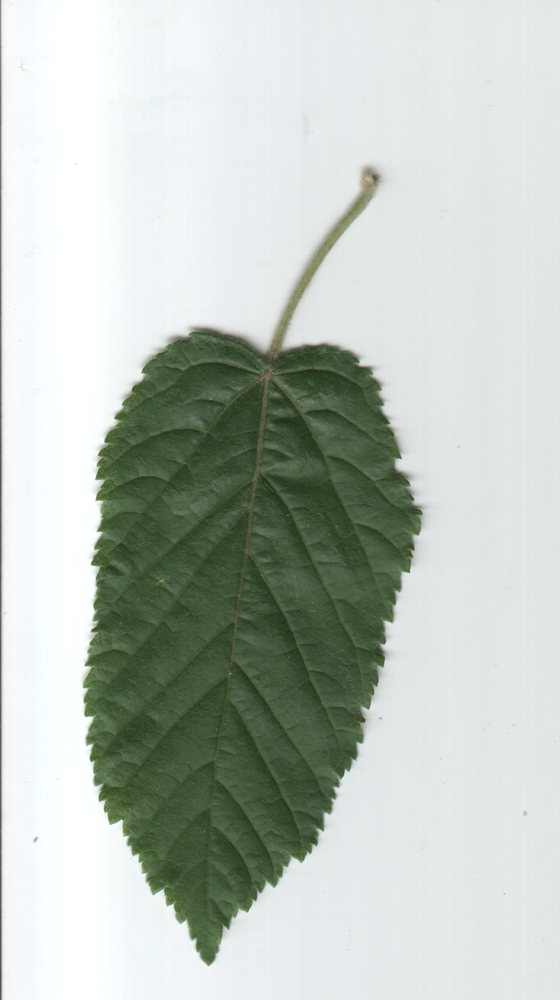
#> input picture data/datasets/leafs_unique_color/png/Acer_tataricum.png, 560 x 1000 px, shrunk from 742 x 1326 before the run
$ python -i preprocessing.py   (imports and definitions only)
#> lines starting #> are read from the running program, lines starting #| are printed output that depends on the picture; after the words box and inside, x2 and y2 are one past the last pixel; in counts of white or black regions, pixels touching at a corner belong together
"""Convert image into binary image."""

import cv2
import numpy as np

"""References: https://docs.opencv.org/4.x/d9/d61/tutorial_py_morphological_ops.html"""


def image_to_binary(path: str, save_path: str = None) -> np.ndarray:
    """
    Convert a leaf image with white background into a binary image.

    Leaf -> black (0), background -> white (255).

    Args:
        path (str): Path to input image
        save_path (str, optional): If given, save binary image to path

    Returns:
        np.ndarray: Binary image (uint8, 0/255)
    """
    img = cv2.imread(path)
#> img is the input picture: shape (1000, 560, 3); mean B, G, R 189.9, 197.1, 189.2
    if img is None:
        raise FileNotFoundError(f"Image not found: {path}")

    # Convert to HSV
    hsv = cv2.cvtColor(img, cv2.COLOR_BGR2HSV)
#> hsv: shape (1000, 560, 3); mean H, S, V 78.2, 27.2, 197.8

    # Define white background range
    lower_white = np.array([0, 0, 200], dtype=np.uint8)
    upper_white = np.array([180, 40, 255], dtype=np.uint8)

    # Mask white regions
    mask_white = cv2.inRange(hsv, lower_white, upper_white)
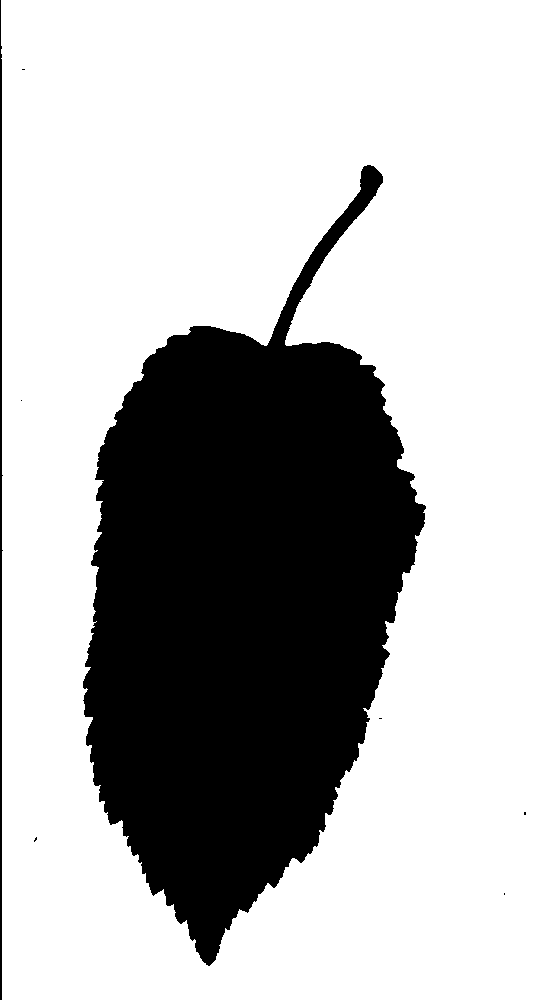
#> mask_white: shape (1000, 560); 72.1% white; 8 black regions (6 under 20 px), largest, box (x1, y1, x2, y2) and area: (83, 165, 426, 966) 154211, (0, 0, 3, 1000) 1950

    # Background = white (255), leaf = black (0)
    binary = mask_white.copy()

    # Morphological cleaning
    kernel = np.ones((5, 5), np.uint8)
    # Removing noise on our object, closing small holes
    binary = cv2.morphologyEx(binary, cv2.MORPH_CLOSE, kernel)
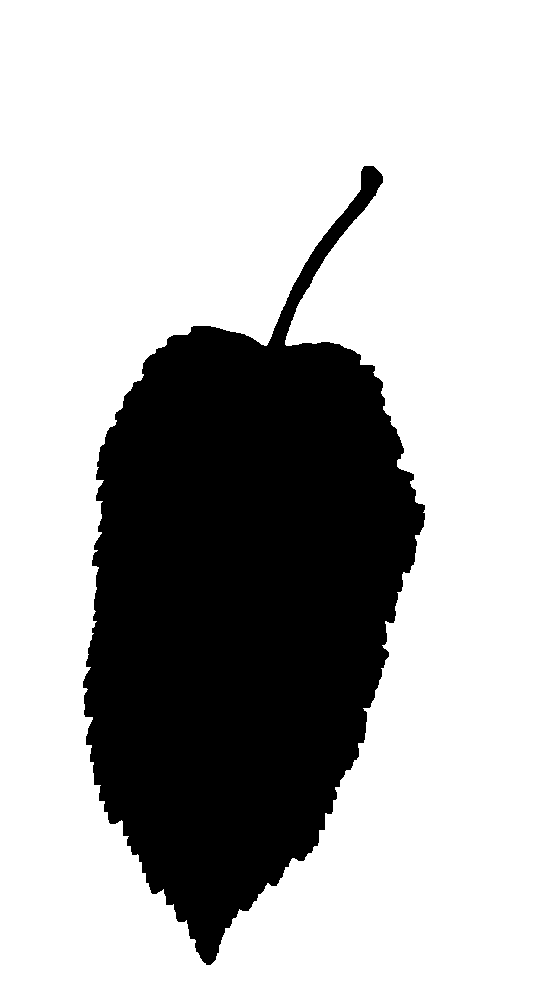
#> binary: shape (1000, 560); 72.5% white; 1 black region, box (x1, y1, x2, y2) and area: (83, 166, 425, 965) 153933
    # Removing background noise
    binary = cv2.morphologyEx(binary, cv2.MORPH_OPEN, kernel)
#> binary: shape (1000, 560); 72.5% white; 1 black region, box (x1, y1, x2, y2) and area: (83, 166, 425, 965) 154102

    # Save if requested
    if save_path:
        cv2.imwrite(save_path, binary)

    return binary

>>> result = image_to_binary('../../data/datasets/leafs_unique_color/png/Acer_tataricum.png')

$ run again, on data/datasets/leafs_unique_color/png/Caragana_arborescens.png
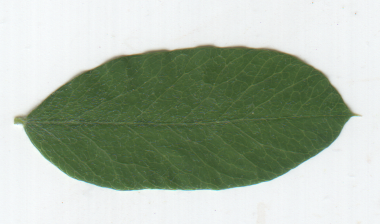
#> input picture data/datasets/leafs_unique_color/png/Caragana_arborescens.png, 380 x 224 px
#> in image_to_binary, img is the input picture: shape (224, 380, 3); mean B, G, R 163.9, 180.7, 168.7
#> hsv: shape (224, 380, 3); mean H, S, V 72.4, 47.2, 181.3
#> in image_to_binary, `mask_white = cv2.inRange(hsv, lower_white, upper_white)`:
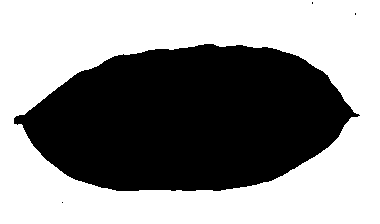
#> mask_white: shape (224, 380); 56.4% white; 4 black regions (3 under 20 px), largest, box (x1, y1, x2, y2) and area: (14, 44, 360, 191) 37115
#> binary: shape (224, 380); 56.4% white; 1 black region, box (x1, y1, x2, y2) and area: (14, 44, 354, 191) 37096

$ run again, on data/datasets/leafs_unique_color/png/Cornus_mas.png
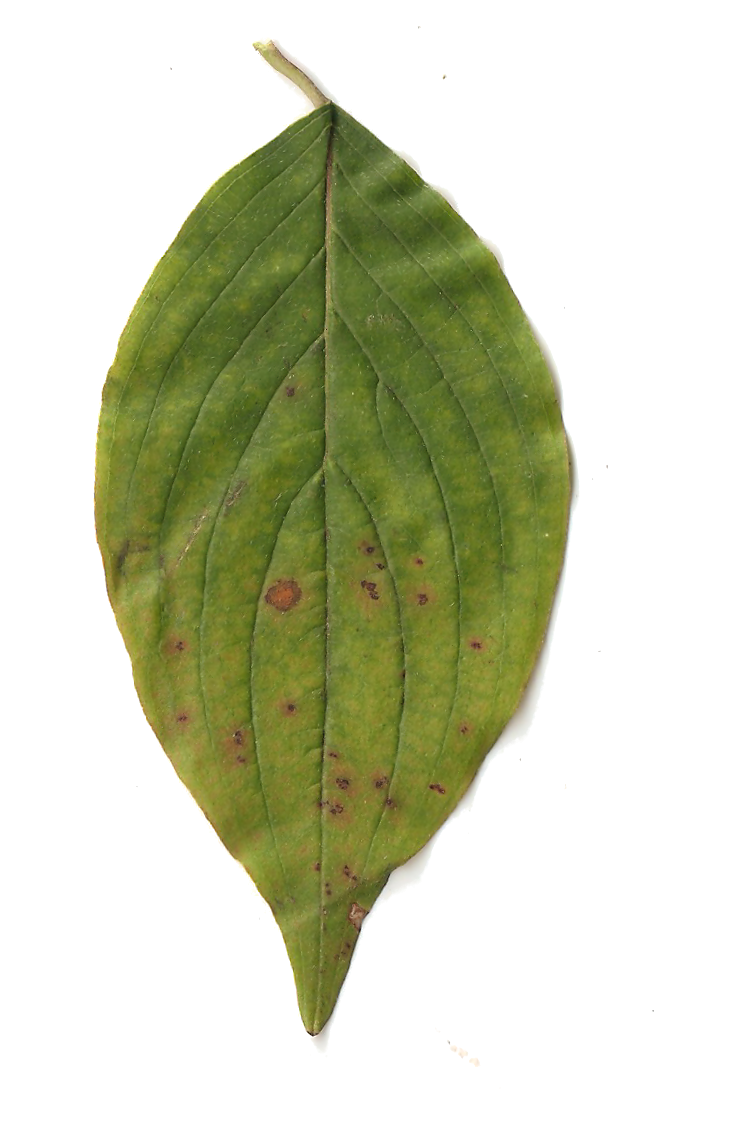
#> input picture data/datasets/leafs_unique_color/png/Cornus_mas.png, 746 x 1148 px
#> in image_to_binary, img is the input picture: shape (1148, 746, 3); mean B, G, R 185.9, 210.2, 206.7
#> hsv: shape (1148, 746, 3); mean H, S, V 11.9, 51.7, 210.7
#> in image_to_binary, `mask_white = cv2.inRange(hsv, lower_white, upper_white)`:
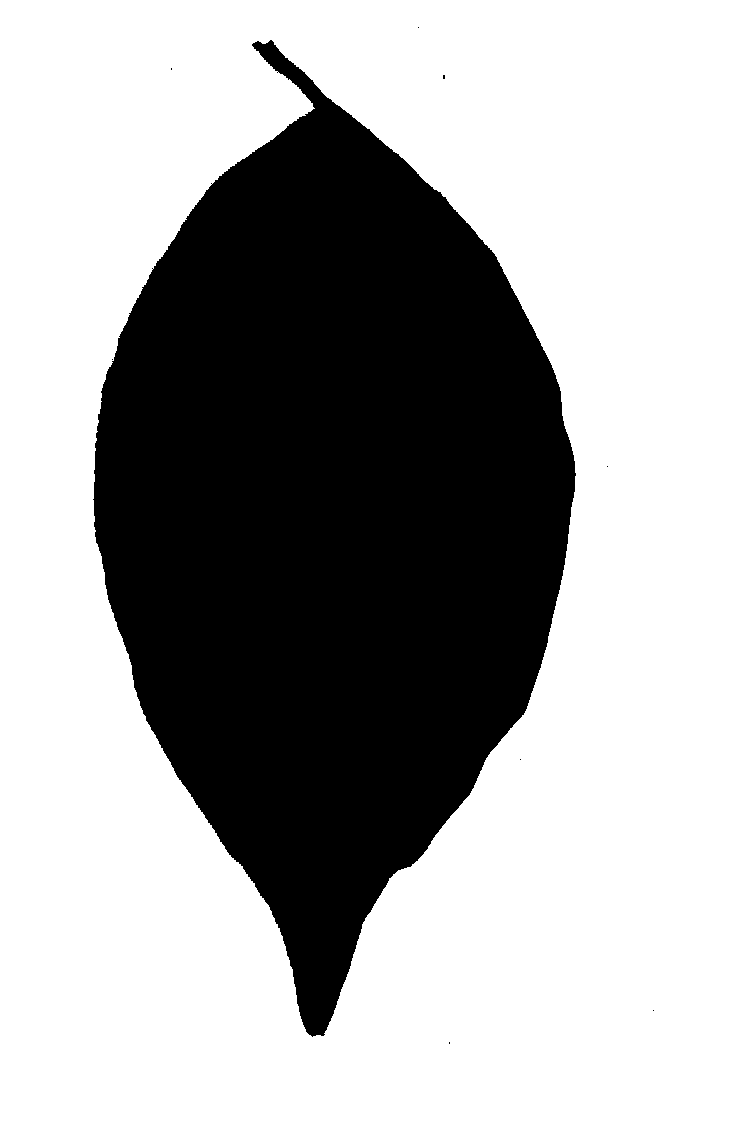
#> mask_white: shape (1148, 746); 66.6% white; 9 black regions (8 under 20 px), largest, box (x1, y1, x2, y2) and area: (93, 40, 576, 1037) 285937
